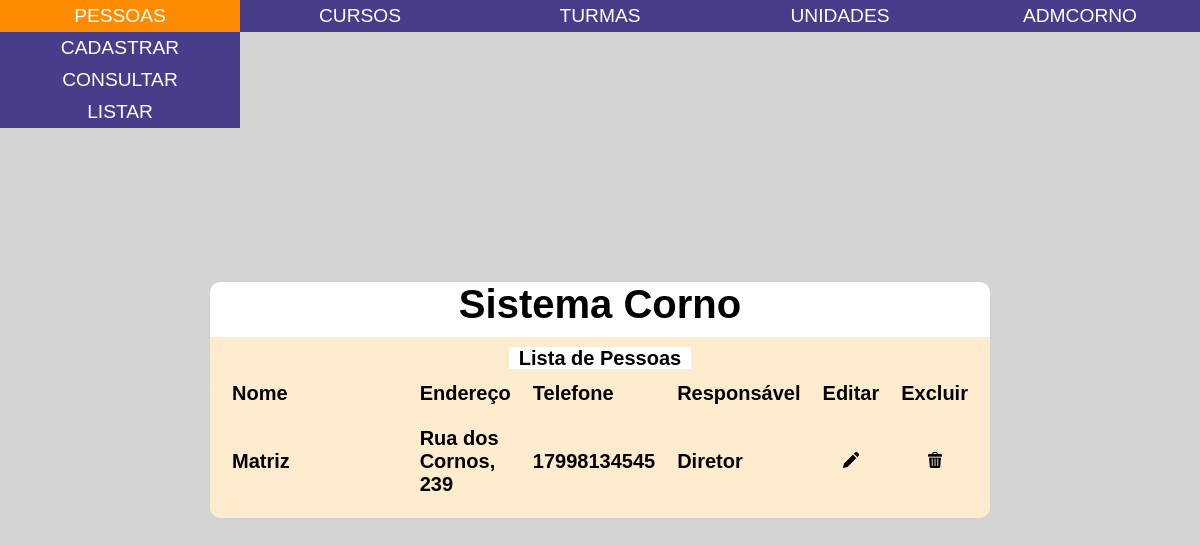
Page /locations/locationslist.php (signed in) on the committed database.
### tables this page shows
CREATE TABLE locais (
  id INT NOT NULL PRIMARY KEY AUTO_INCREMENT,
  nome VARCHAR(50) NOT NULL,
  endereco VARCHAR(100) NOT NULL,
  telefone VARCHAR(11) NOT NULL,
  id_responsavel INT NOT NULL,

  FOREIGN KEY (id_responsavel) REFERENCES cornos(id)
);

CREATE TABLE cornos (
  id INT NOT NULL PRIMARY KEY AUTO_INCREMENT, 
  nome VARCHAR(100) NOT NULL,
  email VARCHAR(300) NOT NULL,
  senha VARCHAR(20) NOT NULL,
  cpf VARCHAR(11) NOT NULL,
  telefone VARCHAR(11) NOT NULL,
  endereco VARCHAR(100) NOT NULL,
  id_tipo_corno INT NOT NULL,

  FOREIGN KEY (id_tipo_corno) REFERENCES tipos_corno(id)
);

### common/routines/functions.php (called while the page is built, shortened)
<?php
function validarSessao()
{
  if (!isset($_SESSION['idUsuario'])) {
    return false;
  } else {
    return true;
  }
}
function getPermissionLevel($secao, $campo)
{
  require($_SERVER['DOCUMENT_ROOT'] . "/sistema_corno/common/dbconnection.php");
  $userLevel = $conn->query("SELECT id_tipo_corno FROM cornos WHERE id = " . $_SESSION['idUsuario'])->fetchAll()[0][0];
  $sql = "SELECT pc.nivel_acesso FROM tipos_corno c, permissoes p, permissoes_tipos_corno pc WHERE c.id = pc.id_tipo_corno AND p.id_permissao = pc.id_permissao AND c.id =" . $userLevel . " AND p.secao = '" . $secao . "' AND p.campo = '" . $campo . "'";
  $permissionLevel = $conn->query($sql)->fetchAll()[0][0];
  return $permissionLevel;
}
function haveReadPermission($secao, $campo)
{
  $permissionLevel = getPermissionLevel($secao, $campo);
  return ($permissionLevel == 1 or $permissionLevel == 3);
}
function haveWritePermission($secao, $campo)
{
  $permissionLevel = getPermissionLevel($secao, $campo);
  return ($permissionLevel == 2 or $permissionLevel == 3);
}
function haveReadWritePermission($secao, $campo)
{
  $permissionLevel = getPermissionLevel($secao, $campo);
  return ($permissionLevel == 3);
}
function havePermission($secao, $campo, $mode)
{
  switch ($mode) {
    case 'r':
      return haveReadPermission($secao, $campo);
    case 'w':
      return haveWritePermission($secao, $campo);
    case 'rw':
      return haveReadWritePermission($secao, $campo);
  }
}

### locations/locationslist.php (the view)
<?php
require_once($_SERVER['DOCUMENT_ROOT'] . "/sistema_corno/common/header.php");
require_once($_SERVER['DOCUMENT_ROOT'] . "/sistema_corno/common/dbconnection.php");
require_once($_SERVER['DOCUMENT_ROOT'] . "/sistema_corno/common/routines/functions.php");
?>
<?php if (@validarSessao()) : ?>
    <?php
    $locais = $conn->query("SELECT * FROM locais");
    $editPermission = havePermission('Locais', 'Listar', 'rw');
    $deletePermission = havePermission('Locais', 'Excluir', 'w');
    ?>
    <?php if (havePermission('Locais', 'Listar', 'r')) : ?>
        <table>
            <caption>
                Lista de Pessoas
            </caption>
            <thead>
                <tr>
                    <th id='nome'>Nome</th>
                    <th id='endereco'>Endereço</th>
                    <th id='telefone'>Telefone</th>
                    <th id='id_responsavel'>Responsável</th>
                    <?php if ($editPermission) : ?>
                        <th id='edit'>Editar</th>
                    <?php endif; ?>
                    <?php if ($deletePermission) : ?>
                        <th id='delete'>Excluir</th>
                    <?php endif; ?>
                </tr>
            </thead>
            <tbody>
                <?php foreach ($locais->fetchAll(PDO::FETCH_ASSOC) as $local) : ?>
                    <?php
                    $responsavel = $conn->query("SELECT * FROM cornos WHERE id = " . $local['id_responsavel'])->fetch();
                    ?>
                    <tr>
                        <td headers='nome'>
                            <?= $local['nome'] ?>
                        </td>
                        <td headers='endereco'>
                            <?= $local['endereco'] ?>
                        </td>
                        <td headers='telefone'>
                            <?= $local['telefone'] ?>
                        </td>
                        <td headers='id_responsavel'>
                            <?= $responsavel['nome'] ?>
                        </td>
                        <?php if ($editPermission) : ?>
                            <td headers='edit'>
                                <a href="/sistema_corno/locations/locationedit.php?id=<?= $local['id'] ?>" alt='Editar' title='Editar' class='campo-tabela jogar-para-direita'><img src='/sistema_corno/assets/img/edit.png' /></a>
                            </td>
                        <?php endif; ?>
                        <?php if ($deletePermission) : ?>
                            <td headers='delete'>
                                <a href="/sistema_corno/locations/locationdelete.php?id=<?= $local['id'] ?>" alt='Exluir' title='Excluir' class='campo-tabela jogar-para-direita'><img src='/sistema_corno/assets/img/delete.png' /></a>
                            </td>
                        <?php endif; ?>
                    </tr>
                <?php endforeach; ?>
            </tbody>
        </table>
    <?php else : ?>
        <p>Forbidden.</p>
    <?php endif; ?>
<?php else : ?>
    <p>Conecte-se para visualizar esta página.</p>
<?php endif; ?>
<?php
require_once($_SERVER['DOCUMENT_ROOT'] . "/sistema_corno/common/footer.php");
?>

### assets/css/style.css (style rules this page uses)
:root { --cor-primaria: #483d8b; --cor-secundaria: #ff8c00; --cor-terciaria: #ffebcd; }
body { margin: 0px; border: 0px; padding: 0px; background-color: lightgray; }
a { text-decoration: none; color: white; padding: 0px; margin: 0px; border: 0px; width: 100%; height: 100%; text-align: center; display: block; }
table { display: block; width: 100%; text-align: center; background-color: var(--cor-terciaria); padding: 10px; border-radius: 0px 0px 10px 10px; }
caption { display: inline; padding: 0px 10px; background-color: white; }
thead { width: 100%; }
tbody { width: 100%; }
tr { display: table-row; width: 100%; max-height: 5vh; gap: 20px; }
th { width: 100%; font-family: 'Gill Sans', 'Gill Sans MT', Calibri, 'Trebuchet MS', sans-serif; text-align: left; vertical-align: middle; padding: 10px; }
td { width: 100%; font-family: 'Gill Sans', 'Gill Sans MT', Calibri, 'Trebuchet MS', sans-serif; text-align:left; padding: 10px; vertical-align: middle; }
td a { max-height: 100%; justify-content: right; }
td a img { max-height: 16px; width: auto; }
.campo-tabela { font-family: 'Gill Sans', 'Gill Sans MT', Calibri, 'Trebuchet MS', sans-serif; font-size: 20px; text-transform: none; color: black; }

### rows in the picture
locais: nome "Matriz", endereco "Rua dos Cornos, 239", telefone "17998134545", id_responsavel.nome "Diretor"

### other values in the picture
$_SESSION['nomeUsuario'] "ADMCORNO"
